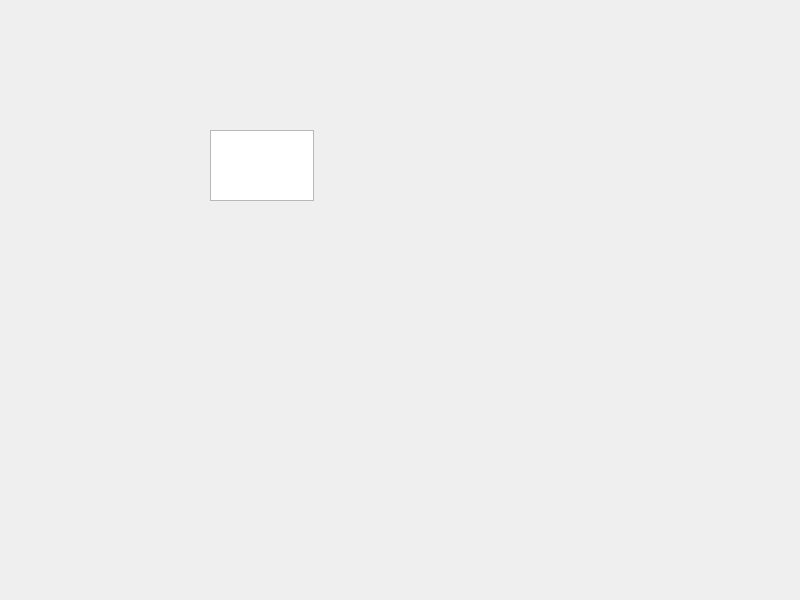
<?xml version="1.0" encoding="UTF-8"?>
<ui version="4.0">
 <class>Widget</class>
 <widget class="QWidget" name="Widget">
  <property name="geometry">
   <rect>
    <x>0</x>
    <y>0</y>
    <width>800</width>
    <height>600</height>
   </rect>
  </property>
  <property name="windowTitle">
   <string>Widget</string>
  </property>
  <widget class="QPlainTextEdit" name="textBrowser">
   <property name="geometry">
    <rect>
     <x>210</x>
     <y>130</y>
     <width>104</width>
     <height>71</height>
    </rect>
   </property>
  </widget>
 </widget>
 <resources/>
 <connections/>
</ui>
